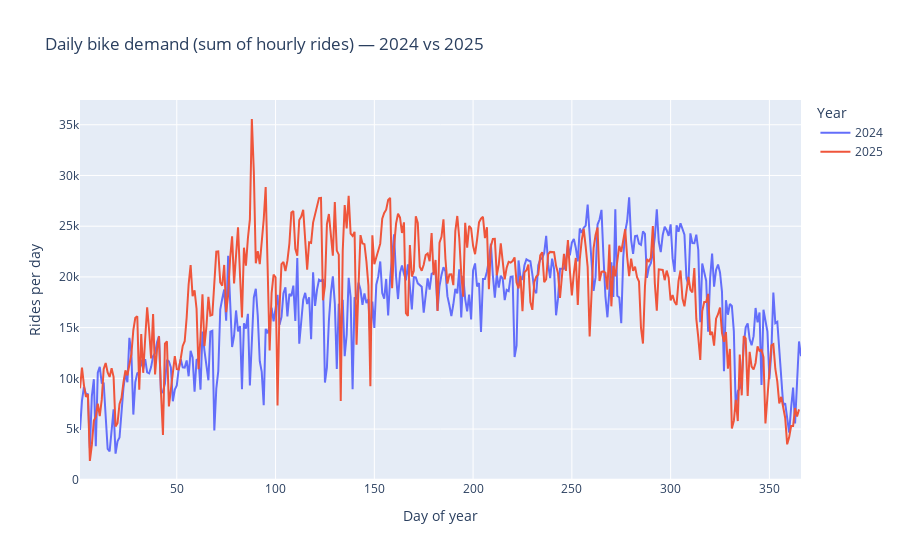

The code cell stored with this chart in its notebook:
### Code cell
# daily total rides (sum of hourly y)
df_daily = (
    df_started_hourly_full
    .groupby(["year", "dayofyear"], as_index=False)["y"]
    .sum()
)

fig = px.line(
    df_daily,
    x="dayofyear",
    y="y",
    color="year",
    title="Daily bike demand (sum of hourly rides) — 2024 vs 2025",
    labels={"dayofyear": "Day of year", "y": "Rides per day", "year": "Year"}
)
fig.show()

### Figure 1 — Plotly figure (JSON) as saved in the notebook; plotly's stock layout.template omitted (floating-point values rounded to 4 significant figures; data arrays with more than 128 entries replaced by an {"elided": "..."} marker saying what was removed)
{"data": [{"hovertemplate": "Year=2024<br>Day of year=%{x}<br>Rides per day=%{y}<extra></extra>", "legendgroup": "2024", "line": {"color": "#636efa", "dash": "solid"}, "marker": {"symbol": "circle"}, "mode": "lines", "name": "2024", "orientation": "v", "showlegend": true, "type": "scatter", "x": {"elided": "366 int values"}, "xaxis": "x", "y": {"elided": "366 int values"}, "yaxis": "y"}, {"hovertemplate": "Year=2025<br>Day of year=%{x}<br>Rides per day=%{y}<extra></extra>", "legendgroup": "2025", "line": {"color": "#EF553B", "dash": "solid"}, "marker": {"symbol": "circle"}, "mode": "lines", "name": "2025", "orientation": "v", "showlegend": true, "type": "scatter", "x": {"elided": "365 int values"}, "xaxis": "x", "y": {"elided": "365 int values"}, "yaxis": "y"}], "layout": {"legend": {"title": {"text": "Year"}, "tracegroupgap": 0}, "title": {"text": "Daily bike demand (sum of hourly rides) — 2024 vs 2025"}, "xaxis": {"anchor": "y", "domain": [0, 1], "title": {"text": "Day of year"}}, "yaxis": {"anchor": "x", "domain": [0, 1], "title": {"text": "Rides per day"}}}}
